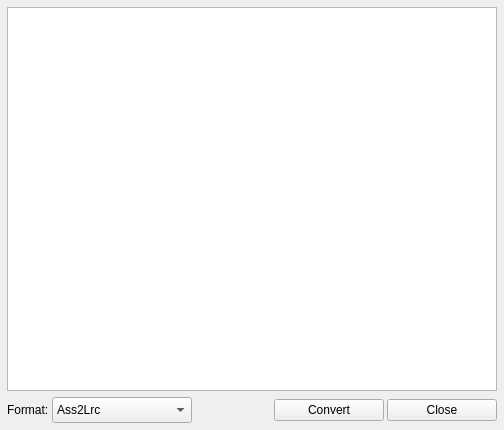
<?xml version="1.0" encoding="UTF-8"?>
<ui version="4.0">
 <class>AssConv</class>
 <widget class="QWidget" name="AssConv">
  <property name="geometry">
   <rect>
    <x>0</x>
    <y>0</y>
    <width>504</width>
    <height>430</height>
   </rect>
  </property>
  <property name="mouseTracking">
   <bool>true</bool>
  </property>
  <property name="tabletTracking">
   <bool>true</bool>
  </property>
  <property name="acceptDrops">
   <bool>true</bool>
  </property>
  <property name="windowTitle">
   <string>Ass Convertor</string>
  </property>
  <layout class="QVBoxLayout" name="verticalLayout">
   <property name="leftMargin">
    <number>7</number>
   </property>
   <property name="topMargin">
    <number>7</number>
   </property>
   <property name="rightMargin">
    <number>7</number>
   </property>
   <property name="bottomMargin">
    <number>7</number>
   </property>
   <item>
    <widget class="QListWidget" name="listWidget">
     <property name="contextMenuPolicy">
      <enum>Qt::CustomContextMenu</enum>
     </property>
     <property name="acceptDrops">
      <bool>true</bool>
     </property>
    </widget>
   </item>
   <item>
    <layout class="QHBoxLayout" name="horizontalLayout">
     <property name="spacing">
      <number>3</number>
     </property>
     <item>
      <widget class="QLabel" name="labelFormat">
       <property name="text">
        <string>Format:</string>
       </property>
      </widget>
     </item>
     <item>
      <widget class="QComboBox" name="comboBoxFormat">
       <property name="sizePolicy">
        <sizepolicy hsizetype="Expanding" vsizetype="Fixed">
         <horstretch>0</horstretch>
         <verstretch>0</verstretch>
        </sizepolicy>
       </property>
       <property name="minimumSize">
        <size>
         <width>140</width>
         <height>26</height>
        </size>
       </property>
       <item>
        <property name="text">
         <string>Ass2Lrc</string>
        </property>
       </item>
       <item>
        <property name="text">
         <string>Ass2Txt</string>
        </property>
       </item>
       <item>
        <property name="text">
         <string>Lrc2Ass</string>
        </property>
       </item>
       <item>
        <property name="text">
         <string>Txt2Ass</string>
        </property>
       </item>
       <item>
        <property name="text">
         <string>Png2Ass</string>
        </property>
       </item>
      </widget>
     </item>
     <item>
      <spacer name="horizontalSpacer">
       <property name="orientation">
        <enum>Qt::Horizontal</enum>
       </property>
       <property name="sizeHint" stdset="0">
        <size>
         <width>40</width>
         <height>20</height>
        </size>
       </property>
      </spacer>
     </item>
     <item>
      <widget class="QPushButton" name="buttonConvert">
       <property name="minimumSize">
        <size>
         <width>110</width>
         <height>0</height>
        </size>
       </property>
       <property name="text">
        <string>Convert</string>
       </property>
       <property name="icon">
        <iconset resource="../res/res.qrc">
         <normaloff>:/buttons/wand.png</normaloff>:/buttons/wand.png</iconset>
       </property>
      </widget>
     </item>
     <item>
      <widget class="QPushButton" name="buttonClose">
       <property name="minimumSize">
        <size>
         <width>110</width>
         <height>0</height>
        </size>
       </property>
       <property name="text">
        <string>Close</string>
       </property>
       <property name="icon">
        <iconset resource="../res/res.qrc">
         <normaloff>:/buttons/cross_grey.png</normaloff>:/buttons/cross_grey.png</iconset>
       </property>
      </widget>
     </item>
    </layout>
   </item>
  </layout>
 </widget>
 <resources>
  <include location="../res/res.qrc"/>
 </resources>
 <connections>
  <connection>
   <sender>buttonClose</sender>
   <signal>clicked()</signal>
   <receiver>AssConv</receiver>
   <slot>close()</slot>
   <hints>
    <hint type="sourcelabel">
     <x>287</x>
     <y>407</y>
    </hint>
    <hint type="destinationlabel">
     <x>193</x>
     <y>214</y>
    </hint>
   </hints>
  </connection>
 </connections>
</ui>
